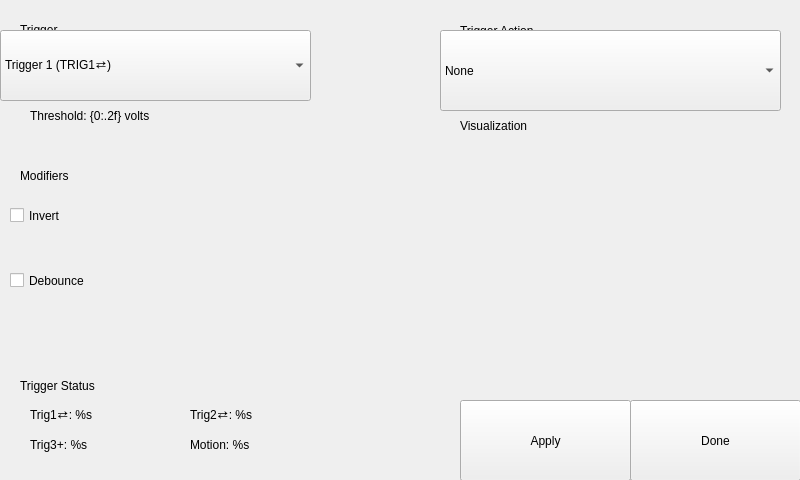
<?xml version="1.0" encoding="UTF-8"?>
<ui version="4.0">
 <class>Form</class>
 <widget class="QWidget" name="Form">
  <property name="geometry">
   <rect>
    <x>0</x>
    <y>0</y>
    <width>800</width>
    <height>480</height>
   </rect>
  </property>
  <property name="windowTitle">
   <string>Triggers</string>
  </property>
  <widget class="QStackedWidget" name="uiTriggerScreens">
   <property name="geometry">
    <rect>
     <x>0</x>
     <y>0</y>
     <width>801</width>
     <height>401</height>
    </rect>
   </property>
   <property name="currentIndex">
    <number>2</number>
   </property>
   <widget class="QWidget" name="uiTrigger1">
    <widget class="HeaderLabel" name="headerlabel_2">
     <property name="geometry">
      <rect>
       <x>20</x>
       <y>110</y>
       <width>141</width>
       <height>31</height>
      </rect>
     </property>
     <property name="text">
      <string>Threshold</string>
     </property>
    </widget>
    <widget class="DecimalSpinBox" name="uiTrigger1ThresholdVoltage">
     <property name="geometry">
      <rect>
       <x>0</x>
       <y>130</y>
       <width>311</width>
       <height>81</height>
      </rect>
     </property>
    </widget>
    <widget class="Label" name="label">
     <property name="geometry">
      <rect>
       <x>310</x>
       <y>150</y>
       <width>141</width>
       <height>41</height>
      </rect>
     </property>
     <property name="text">
      <string>volts</string>
     </property>
    </widget>
    <widget class="HeaderLabel" name="headerlabel_3">
     <property name="geometry">
      <rect>
       <x>20</x>
       <y>210</y>
       <width>141</width>
       <height>25</height>
      </rect>
     </property>
     <property name="text">
      <string>Modifiers</string>
     </property>
    </widget>
    <widget class="CheckBox" name="uiTrigger11mAPullup">
     <property name="geometry">
      <rect>
       <x>10</x>
       <y>230</y>
       <width>191</width>
       <height>61</height>
      </rect>
     </property>
     <property name="text">
      <string>1mA Pullup</string>
     </property>
     <property name="clickMarginBottomSetter" stdset="0">
      <enum>CheckBox::none</enum>
     </property>
    </widget>
    <widget class="ComboBox" name="uiTrigger1Action">
     <property name="geometry">
      <rect>
       <x>440</x>
       <y>30</y>
       <width>341</width>
       <height>81</height>
      </rect>
     </property>
     <item>
      <property name="text">
       <string>None</string>
      </property>
     </item>
     <item>
      <property name="text">
       <string>Stop Recording</string>
      </property>
     </item>
     <item>
      <property name="text">
       <string>Exposure Gating</string>
      </property>
     </item>
     <item>
      <property name="text">
       <string>Genlock Input</string>
      </property>
     </item>
     <item>
      <property name="text">
       <string>Genlock Output</string>
      </property>
     </item>
    </widget>
    <widget class="HeaderLabel" name="headerlabel_4">
     <property name="geometry">
      <rect>
       <x>460</x>
       <y>10</y>
       <width>301</width>
       <height>41</height>
      </rect>
     </property>
     <property name="text">
      <string>Trigger Action</string>
     </property>
    </widget>
    <widget class="HeaderLabel" name="headerlabel_5">
     <property name="geometry">
      <rect>
       <x>460</x>
       <y>110</y>
       <width>141</width>
       <height>31</height>
      </rect>
     </property>
     <property name="text">
      <string>Visualization</string>
     </property>
    </widget>
    <widget class="QWidget" name="uiTrigger1Visualization" native="true">
     <property name="geometry">
      <rect>
       <x>440</x>
       <y>130</y>
       <width>341</width>
       <height>231</height>
      </rect>
     </property>
    </widget>
    <widget class="Backdrop" name="backdrop_2">
     <property name="geometry">
      <rect>
       <x>0</x>
       <y>0</y>
       <width>801</width>
       <height>401</height>
      </rect>
     </property>
    </widget>
    <widget class="CheckBox" name="uiTrigger1Invert">
     <property name="geometry">
      <rect>
       <x>10</x>
       <y>290</y>
       <width>191</width>
       <height>71</height>
      </rect>
     </property>
     <property name="text">
      <string>Invert</string>
     </property>
     <property name="clickMarginTopSetter" stdset="0">
      <enum>CheckBox::half</enum>
     </property>
    </widget>
    <widget class="CheckBox" name="uiTrigger1Debounce">
     <property name="geometry">
      <rect>
       <x>200</x>
       <y>290</y>
       <width>191</width>
       <height>71</height>
      </rect>
     </property>
     <property name="text">
      <string>Debounce</string>
     </property>
     <property name="clickMarginTopSetter" stdset="0">
      <enum>CheckBox::half</enum>
     </property>
    </widget>
    <widget class="CheckBox" name="uiTrigger120mAPullup">
     <property name="geometry">
      <rect>
       <x>200</x>
       <y>230</y>
       <width>191</width>
       <height>61</height>
      </rect>
     </property>
     <property name="text">
      <string>20mA Pullup</string>
     </property>
     <property name="clickMarginBottomSetter" stdset="0">
      <enum>CheckBox::none</enum>
     </property>
    </widget>
    <widget class="QLabel" name="uiTrigger1Icon">
     <property name="geometry">
      <rect>
       <x>310</x>
       <y>50</y>
       <width>41</width>
       <height>41</height>
      </rect>
     </property>
     <property name="text">
      <string/>
     </property>
     <property name="pixmap">
      <pixmap>../../assets/images/bnc-connector.svg</pixmap>
     </property>
    </widget>
    <zorder>backdrop_2</zorder>
    <zorder>headerlabel_2</zorder>
    <zorder>uiTrigger1ThresholdVoltage</zorder>
    <zorder>label</zorder>
    <zorder>headerlabel_3</zorder>
    <zorder>uiTrigger11mAPullup</zorder>
    <zorder>headerlabel_4</zorder>
    <zorder>headerlabel_5</zorder>
    <zorder>uiTrigger1Action</zorder>
    <zorder>uiTrigger1Visualization</zorder>
    <zorder>uiTrigger1Invert</zorder>
    <zorder>uiTrigger1Debounce</zorder>
    <zorder>uiTrigger120mAPullup</zorder>
    <zorder>uiTrigger1Icon</zorder>
   </widget>
   <widget class="QWidget" name="uiTrigger2">
    <widget class="HeaderLabel" name="headerlabel_6">
     <property name="geometry">
      <rect>
       <x>460</x>
       <y>10</y>
       <width>301</width>
       <height>41</height>
      </rect>
     </property>
     <property name="text">
      <string>Trigger Action</string>
     </property>
    </widget>
    <widget class="CheckBox" name="uiTrigger2Invert">
     <property name="geometry">
      <rect>
       <x>200</x>
       <y>230</y>
       <width>191</width>
       <height>81</height>
      </rect>
     </property>
     <property name="text">
      <string>Invert</string>
     </property>
    </widget>
    <widget class="HeaderLabel" name="headerlabel_7">
     <property name="geometry">
      <rect>
       <x>460</x>
       <y>110</y>
       <width>141</width>
       <height>31</height>
      </rect>
     </property>
     <property name="text">
      <string>Visualization</string>
     </property>
    </widget>
    <widget class="HeaderLabel" name="headerlabel_8">
     <property name="geometry">
      <rect>
       <x>20</x>
       <y>110</y>
       <width>141</width>
       <height>31</height>
      </rect>
     </property>
     <property name="text">
      <string>Threshold</string>
     </property>
    </widget>
    <widget class="QWidget" name="uiTrigger2Visualization" native="true">
     <property name="geometry">
      <rect>
       <x>440</x>
       <y>130</y>
       <width>341</width>
       <height>231</height>
      </rect>
     </property>
    </widget>
    <widget class="HeaderLabel" name="headerlabel_9">
     <property name="geometry">
      <rect>
       <x>20</x>
       <y>210</y>
       <width>141</width>
       <height>25</height>
      </rect>
     </property>
     <property name="text">
      <string>Modifiers</string>
     </property>
    </widget>
    <widget class="Label" name="label_3">
     <property name="geometry">
      <rect>
       <x>310</x>
       <y>150</y>
       <width>141</width>
       <height>41</height>
      </rect>
     </property>
     <property name="text">
      <string>volts</string>
     </property>
    </widget>
    <widget class="DecimalSpinBox" name="uiTrigger2ThresholdVoltage">
     <property name="geometry">
      <rect>
       <x>0</x>
       <y>130</y>
       <width>311</width>
       <height>81</height>
      </rect>
     </property>
    </widget>
    <widget class="CheckBox" name="uiTrigger220mAPullup">
     <property name="geometry">
      <rect>
       <x>10</x>
       <y>230</y>
       <width>191</width>
       <height>81</height>
      </rect>
     </property>
     <property name="text">
      <string>20mA Pullup</string>
     </property>
    </widget>
    <widget class="CheckBox" name="uiTrigger2Debounce">
     <property name="geometry">
      <rect>
       <x>10</x>
       <y>290</y>
       <width>191</width>
       <height>71</height>
      </rect>
     </property>
     <property name="text">
      <string>Debounce</string>
     </property>
     <property name="clickMarginTopSetter" stdset="0">
      <enum>CheckBox::half</enum>
     </property>
    </widget>
    <widget class="Backdrop" name="backdrop_3">
     <property name="geometry">
      <rect>
       <x>0</x>
       <y>0</y>
       <width>801</width>
       <height>401</height>
      </rect>
     </property>
    </widget>
    <widget class="QLabel" name="uiTrigger2Icon">
     <property name="geometry">
      <rect>
       <x>300</x>
       <y>45</y>
       <width>50</width>
       <height>50</height>
      </rect>
     </property>
     <property name="font">
      <font>
       <pointsize>12</pointsize>
      </font>
     </property>
     <property name="text">
      <string/>
     </property>
     <property name="pixmap">
      <pixmap>../../assets/images/green-connector.svg</pixmap>
     </property>
    </widget>
    <widget class="ComboBox" name="uiTrigger2Action">
     <property name="geometry">
      <rect>
       <x>440</x>
       <y>30</y>
       <width>341</width>
       <height>81</height>
      </rect>
     </property>
     <item>
      <property name="text">
       <string>None</string>
      </property>
     </item>
     <item>
      <property name="text">
       <string>Stop Recording</string>
      </property>
     </item>
     <item>
      <property name="text">
       <string>Exposure Gating</string>
      </property>
     </item>
     <item>
      <property name="text">
       <string>Genlock Input</string>
      </property>
     </item>
     <item>
      <property name="text">
       <string>Genlock Output</string>
      </property>
     </item>
    </widget>
    <zorder>backdrop_3</zorder>
    <zorder>headerlabel_6</zorder>
    <zorder>headerlabel_7</zorder>
    <zorder>headerlabel_8</zorder>
    <zorder>uiTrigger2Visualization</zorder>
    <zorder>headerlabel_9</zorder>
    <zorder>label_3</zorder>
    <zorder>uiTrigger2ThresholdVoltage</zorder>
    <zorder>uiTrigger2Icon</zorder>
    <zorder>uiTrigger220mAPullup</zorder>
    <zorder>uiTrigger2Debounce</zorder>
    <zorder>uiTrigger2Action</zorder>
    <zorder>uiTrigger2Invert</zorder>
   </widget>
   <widget class="QWidget" name="uiTrigger3">
    <widget class="Backdrop" name="backdrop_4">
     <property name="geometry">
      <rect>
       <x>0</x>
       <y>0</y>
       <width>801</width>
       <height>401</height>
      </rect>
     </property>
    </widget>
    <widget class="HeaderLabel" name="headerlabel_10">
     <property name="geometry">
      <rect>
       <x>20</x>
       <y>160</y>
       <width>141</width>
       <height>31</height>
      </rect>
     </property>
     <property name="text">
      <string>Modifiers</string>
     </property>
    </widget>
    <widget class="CheckBox" name="uiTrigger3Debounce">
     <property name="geometry">
      <rect>
       <x>10</x>
       <y>250</y>
       <width>201</width>
       <height>61</height>
      </rect>
     </property>
     <property name="text">
      <string>Debounce</string>
     </property>
     <property name="clickMarginTopSetter" stdset="0">
      <enum>CheckBox::none</enum>
     </property>
    </widget>
    <widget class="CheckBox" name="uiTrigger3Invert">
     <property name="geometry">
      <rect>
       <x>10</x>
       <y>180</y>
       <width>201</width>
       <height>71</height>
      </rect>
     </property>
     <property name="text">
      <string>Invert</string>
     </property>
     <property name="clickMarginBottomSetter" stdset="0">
      <enum>CheckBox::half</enum>
     </property>
    </widget>
    <widget class="QWidget" name="uiTrigger3Visualization" native="true">
     <property name="geometry">
      <rect>
       <x>440</x>
       <y>130</y>
       <width>341</width>
       <height>231</height>
      </rect>
     </property>
    </widget>
    <widget class="HeaderLabel" name="headerlabel_11">
     <property name="geometry">
      <rect>
       <x>460</x>
       <y>110</y>
       <width>141</width>
       <height>31</height>
      </rect>
     </property>
     <property name="text">
      <string>Visualization</string>
     </property>
    </widget>
    <widget class="HeaderLabel" name="headerlabel_15">
     <property name="geometry">
      <rect>
       <x>460</x>
       <y>10</y>
       <width>301</width>
       <height>41</height>
      </rect>
     </property>
     <property name="text">
      <string>Trigger Action</string>
     </property>
    </widget>
    <widget class="ComboBox" name="uiTrigger3Action">
     <property name="geometry">
      <rect>
       <x>440</x>
       <y>30</y>
       <width>341</width>
       <height>81</height>
      </rect>
     </property>
     <item>
      <property name="text">
       <string>None</string>
      </property>
     </item>
     <item>
      <property name="text">
       <string>Stop Recording</string>
      </property>
     </item>
    </widget>
    <widget class="Label" name="uiTrigger3ThresholdVoltage">
     <property name="geometry">
      <rect>
       <x>30</x>
       <y>100</y>
       <width>211</width>
       <height>31</height>
      </rect>
     </property>
     <property name="text">
      <string>Threshold: {0:.2f} volts</string>
     </property>
    </widget>
    <widget class="QLabel" name="uiTrigger3Icon">
     <property name="geometry">
      <rect>
       <x>305</x>
       <y>50</y>
       <width>40</width>
       <height>40</height>
      </rect>
     </property>
     <property name="text">
      <string/>
     </property>
     <property name="pixmap">
      <pixmap>../../assets/images/green-connector-bottom.svg</pixmap>
     </property>
     <property name="alignment">
      <set>Qt::AlignCenter</set>
     </property>
    </widget>
    <zorder>backdrop_4</zorder>
    <zorder>headerlabel_10</zorder>
    <zorder>uiTrigger3Debounce</zorder>
    <zorder>uiTrigger3Invert</zorder>
    <zorder>headerlabel_11</zorder>
    <zorder>headerlabel_15</zorder>
    <zorder>uiTrigger3Action</zorder>
    <zorder>uiTrigger3ThresholdVoltage</zorder>
    <zorder>uiTrigger3Icon</zorder>
    <zorder>uiTrigger3Visualization</zorder>
   </widget>
   <widget class="QWidget" name="uiMotionTrigger">
    <widget class="Backdrop" name="backdrop_5">
     <property name="geometry">
      <rect>
       <x>0</x>
       <y>0</y>
       <width>801</width>
       <height>151</height>
      </rect>
     </property>
    </widget>
    <widget class="Backdrop" name="backdrop_6">
     <property name="geometry">
      <rect>
       <x>0</x>
       <y>150</y>
       <width>21</width>
       <height>201</height>
      </rect>
     </property>
    </widget>
    <widget class="Backdrop" name="backdrop_7">
     <property name="geometry">
      <rect>
       <x>0</x>
       <y>350</y>
       <width>801</width>
       <height>51</height>
      </rect>
     </property>
    </widget>
    <widget class="Backdrop" name="backdrop_8">
     <property name="geometry">
      <rect>
       <x>330</x>
       <y>150</y>
       <width>471</width>
       <height>201</height>
      </rect>
     </property>
    </widget>
    <widget class="Button" name="uiMotionTriggerConfigure">
     <property name="geometry">
      <rect>
       <x>170</x>
       <y>85</y>
       <width>181</width>
       <height>81</height>
      </rect>
     </property>
     <property name="text">
      <string>Configure</string>
     </property>
    </widget>
    <widget class="CheckBox" name="uiMotionTriggerDebounce">
     <property name="geometry">
      <rect>
       <x>440</x>
       <y>320</y>
       <width>161</width>
       <height>81</height>
      </rect>
     </property>
     <property name="text">
      <string>Debounce</string>
     </property>
    </widget>
    <widget class="QWidget" name="uiMotionTriggerVisualization" native="true">
     <property name="geometry">
      <rect>
       <x>440</x>
       <y>130</y>
       <width>361</width>
       <height>191</height>
      </rect>
     </property>
    </widget>
    <widget class="HeaderLabel" name="headerlabel_12">
     <property name="geometry">
      <rect>
       <x>460</x>
       <y>110</y>
       <width>141</width>
       <height>31</height>
      </rect>
     </property>
     <property name="text">
      <string>Visualization</string>
     </property>
    </widget>
    <widget class="HeaderLabel" name="headerlabel_13">
     <property name="geometry">
      <rect>
       <x>460</x>
       <y>10</y>
       <width>301</width>
       <height>41</height>
      </rect>
     </property>
     <property name="text">
      <string>Trigger Action</string>
     </property>
    </widget>
    <widget class="ComboBox" name="uiMotionTriggerAction">
     <property name="geometry">
      <rect>
       <x>440</x>
       <y>30</y>
       <width>341</width>
       <height>81</height>
      </rect>
     </property>
     <item>
      <property name="text">
       <string>None</string>
      </property>
     </item>
     <item>
      <property name="text">
       <string>Stop Recording</string>
      </property>
     </item>
    </widget>
    <widget class="HeaderLabel" name="headerlabel_14">
     <property name="geometry">
      <rect>
       <x>20</x>
       <y>110</y>
       <width>141</width>
       <height>31</height>
      </rect>
     </property>
     <property name="text">
      <string>Trigger Area</string>
     </property>
    </widget>
    <widget class="QLabel" name="uiMotionTriggerIcon">
     <property name="geometry">
      <rect>
       <x>305</x>
       <y>50</y>
       <width>51</width>
       <height>41</height>
      </rect>
     </property>
     <property name="text">
      <string/>
     </property>
     <property name="pixmap">
      <pixmap>../../assets/images/motion.svg</pixmap>
     </property>
    </widget>
    <widget class="CheckBox" name="uiMotionTriggerInvert">
     <property name="geometry">
      <rect>
       <x>600</x>
       <y>320</y>
       <width>201</width>
       <height>81</height>
      </rect>
     </property>
     <property name="text">
      <string>Invert Signal</string>
     </property>
    </widget>
    <zorder>backdrop_5</zorder>
    <zorder>backdrop_6</zorder>
    <zorder>backdrop_7</zorder>
    <zorder>backdrop_8</zorder>
    <zorder>headerlabel_12</zorder>
    <zorder>headerlabel_13</zorder>
    <zorder>uiMotionTriggerAction</zorder>
    <zorder>headerlabel_14</zorder>
    <zorder>uiMotionTriggerIcon</zorder>
    <zorder>uiMotionTriggerConfigure</zorder>
    <zorder>uiMotionTriggerInvert</zorder>
    <zorder>uiMotionTriggerDebounce</zorder>
    <zorder>uiMotionTriggerVisualization</zorder>
   </widget>
  </widget>
  <widget class="ComboBox" name="uiActiveTrigger">
   <property name="geometry">
    <rect>
     <x>0</x>
     <y>30</y>
     <width>311</width>
     <height>71</height>
    </rect>
   </property>
   <property name="clickMarginBottomSetter" stdset="0">
    <enum>ComboBox::half</enum>
   </property>
   <item>
    <property name="text">
     <string comment="trig1" extracomment="trig1">Trigger 1 (TRIG1⇄)</string>
    </property>
   </item>
   <item>
    <property name="text">
     <string comment="trig2" extracomment="trig2">Trigger 2 (TRG2⇄)</string>
    </property>
   </item>
   <item>
    <property name="text">
     <string comment="trig3">Trigger 3 (Isolated, TRIG3±)</string>
    </property>
   </item>
   <item>
    <property name="text">
     <string comment="motion">Motion</string>
    </property>
   </item>
  </widget>
  <widget class="HeaderLabel" name="headerlabel">
   <property name="geometry">
    <rect>
     <x>20</x>
     <y>14</y>
     <width>271</width>
     <height>31</height>
    </rect>
   </property>
   <property name="text">
    <string>Trigger</string>
   </property>
  </widget>
  <widget class="Backdrop" name="backdrop">
   <property name="geometry">
    <rect>
     <x>0</x>
     <y>400</y>
     <width>801</width>
     <height>81</height>
    </rect>
   </property>
  </widget>
  <widget class="Label" name="uiUnsavedChangesWarning">
   <property name="geometry">
    <rect>
     <x>440</x>
     <y>397</y>
     <width>341</width>
     <height>21</height>
    </rect>
   </property>
   <property name="text">
    <string>* Press Apply or Done to commit changes.</string>
   </property>
   <property name="alignment">
    <set>Qt::AlignRight|Qt::AlignTrailing|Qt::AlignVCenter</set>
   </property>
  </widget>
  <widget class="Button" name="uiApply">
   <property name="geometry">
    <rect>
     <x>460</x>
     <y>400</y>
     <width>171</width>
     <height>81</height>
    </rect>
   </property>
   <property name="text">
    <string>Apply</string>
   </property>
   <property name="clickMarginRightSetter" stdset="0">
    <enum>Button::half</enum>
   </property>
  </widget>
  <widget class="Button" name="uiDone">
   <property name="geometry">
    <rect>
     <x>630</x>
     <y>400</y>
     <width>171</width>
     <height>81</height>
    </rect>
   </property>
   <property name="text">
    <string>Done</string>
   </property>
   <property name="clickMarginLeftSetter" stdset="0">
    <enum>Button::half</enum>
   </property>
  </widget>
  <widget class="Label" name="uiTrig1Status">
   <property name="geometry">
    <rect>
     <x>30</x>
     <y>400</y>
     <width>141</width>
     <height>30</height>
    </rect>
   </property>
   <property name="text">
    <string>Trig1⇄: %s</string>
   </property>
  </widget>
  <widget class="Label" name="uiTrig2Status">
   <property name="geometry">
    <rect>
     <x>190</x>
     <y>400</y>
     <width>140</width>
     <height>30</height>
    </rect>
   </property>
   <property name="text">
    <string>Trig2⇄: %s</string>
   </property>
  </widget>
  <widget class="Label" name="uiTrig3Status">
   <property name="geometry">
    <rect>
     <x>30</x>
     <y>430</y>
     <width>140</width>
     <height>30</height>
    </rect>
   </property>
   <property name="text">
    <string>Trig3+: %s</string>
   </property>
  </widget>
  <widget class="Label" name="uiMotionTriggerStatus">
   <property name="geometry">
    <rect>
     <x>190</x>
     <y>430</y>
     <width>140</width>
     <height>30</height>
    </rect>
   </property>
   <property name="text">
    <string>Motion: %s</string>
   </property>
  </widget>
  <widget class="HeaderLabel" name="headerlabel_16">
   <property name="geometry">
    <rect>
     <x>20</x>
     <y>370</y>
     <width>241</width>
     <height>31</height>
    </rect>
   </property>
   <property name="text">
    <string>Trigger Status</string>
   </property>
  </widget>
  <zorder>backdrop</zorder>
  <zorder>uiTriggerScreens</zorder>
  <zorder>headerlabel</zorder>
  <zorder>uiActiveTrigger</zorder>
  <zorder>uiUnsavedChangesWarning</zorder>
  <zorder>uiApply</zorder>
  <zorder>uiDone</zorder>
  <zorder>uiTrig1Status</zorder>
  <zorder>uiTrig2Status</zorder>
  <zorder>uiTrig3Status</zorder>
  <zorder>uiMotionTriggerStatus</zorder>
  <zorder>headerlabel_16</zorder>
 </widget>
 <customwidgets>
  <customwidget>
   <class>Backdrop</class>
   <extends>QLabel</extends>
   <header>backdrop</header>
  </customwidget>
  <customwidget>
   <class>Button</class>
   <extends>QPushButton</extends>
   <header>button</header>
  </customwidget>
  <customwidget>
   <class>CheckBox</class>
   <extends>QCheckBox</extends>
   <header>check_box</header>
  </customwidget>
  <customwidget>
   <class>ComboBox</class>
   <extends>QComboBox</extends>
   <header>combo_box</header>
  </customwidget>
  <customwidget>
   <class>DecimalSpinBox</class>
   <extends>QDoubleSpinBox</extends>
   <header>decimal_spin_box</header>
  </customwidget>
  <customwidget>
   <class>HeaderLabel</class>
   <extends>QLabel</extends>
   <header>header_label</header>
  </customwidget>
  <customwidget>
   <class>Label</class>
   <extends>QLabel</extends>
   <header>label</header>
  </customwidget>
 </customwidgets>
 <tabstops>
  <tabstop>uiDone</tabstop>
  <tabstop>uiActiveTrigger</tabstop>
  <tabstop>uiTrigger1Action</tabstop>
  <tabstop>uiTrigger1ThresholdVoltage</tabstop>
  <tabstop>uiTrigger11mAPullup</tabstop>
  <tabstop>uiTrigger120mAPullup</tabstop>
  <tabstop>uiTrigger1Invert</tabstop>
  <tabstop>uiTrigger1Debounce</tabstop>
  <tabstop>uiTrigger2Action</tabstop>
  <tabstop>uiTrigger2ThresholdVoltage</tabstop>
  <tabstop>uiTrigger220mAPullup</tabstop>
  <tabstop>uiTrigger2Invert</tabstop>
  <tabstop>uiTrigger2Debounce</tabstop>
  <tabstop>uiTrigger3Action</tabstop>
  <tabstop>uiTrigger3Invert</tabstop>
  <tabstop>uiTrigger3Debounce</tabstop>
  <tabstop>uiMotionTriggerAction</tabstop>
  <tabstop>uiMotionTriggerConfigure</tabstop>
  <tabstop>uiMotionTriggerDebounce</tabstop>
  <tabstop>uiMotionTriggerInvert</tabstop>
  <tabstop>uiApply</tabstop>
 </tabstops>
 <resources>
  <include location="../../assets.qrc"/>
 </resources>
 <connections/>
</ui>
